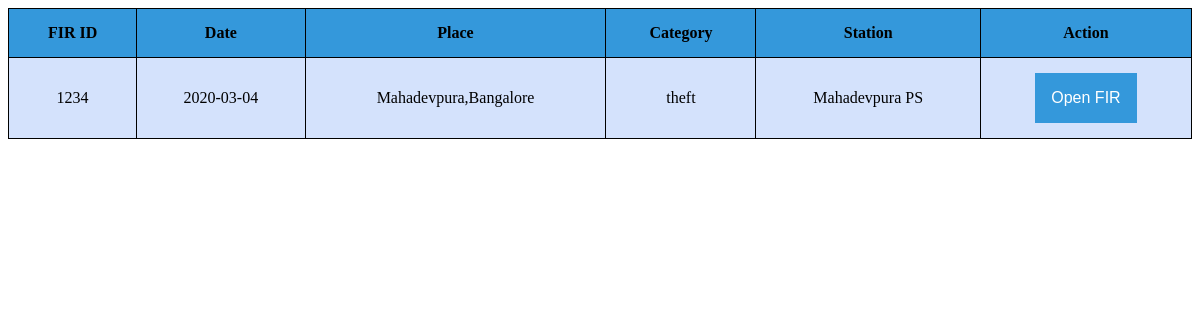
Before: /tab1 with the older database file.
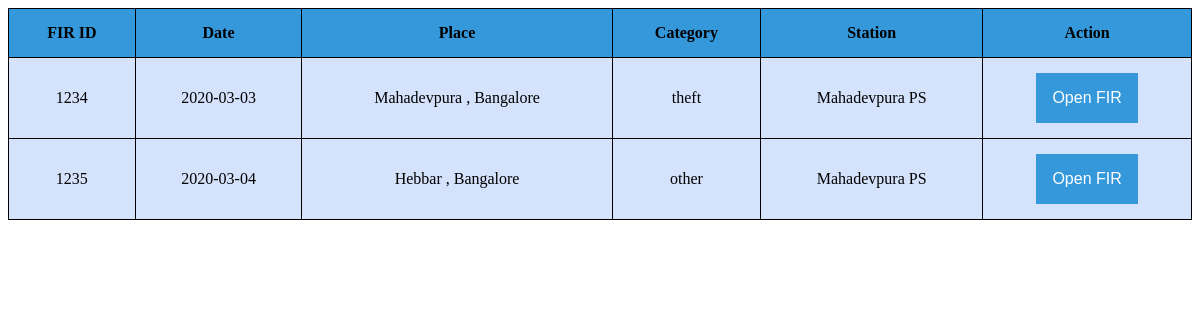
After: the same page with the newer database file.
### tables this page shows
CREATE TABLE FIR_table (FIR_id integer primary key , station_id text , date text, location text ,time text,complaint_filer_name text , category text , complaint_text text , status text);

### app/routes.py (the view)
@app.route('/tab1')
def tab1new():
    firs=db_functions.select_firs('new')
    print(firs)
    return render_template('tab1.html',firs=firs)

### app/templates/tab1.html (shortened to what this page needs)
<!Doctype html>
<html>
	<head>
	</head>
	<body>
		<table style="width:100%">
			<tr>
				<th>FIR ID</th>
				<th>Date</th>
				<th>Place</th>
				<th>Category</th>
				<th>Station</th>
				<th>Action</th>
			</tr>
			{% for fir in firs %}
			<tr>
				<td>{{ fir.fir_id }}</td>
				<td>{{ fir.date }}</td>
				<td>{{ fir.place }}</td>
				<td>{{ fir.category }}</td>
				<td>{{ fir.station }} </td>
				<td><button id="myBtn" class="dropbtn">Open FIR</button></td>
			</tr>
			{% endfor %}
		</table>
	</body>
</html>

### app/templates/tab1.html (style rules this page uses)
table, th, td { border: 1px solid black; border-collapse: collapse; }
th, td { padding: 15px; text-align: center; }
th { background-color: #3498DB; }
table { border-spacing: 5px; background-color: #d4e2fc; }
.dropbtn { background-color: #3498DB; color: white; padding: 16px; font-size: 16px; border: none; cursor: pointer; }

Changed rows visible on the page:
changed FIR_table "theft": date "2020-03-04" → "2020-03-03"; place "Mahadevpura,Bangalore" → "Mahadevpura , Bangalore"
added FIR_table: fir_id "1235", date "2020-03-04", place "Hebbar , Bangalore", category "other", station "Mahadevpura PS"
